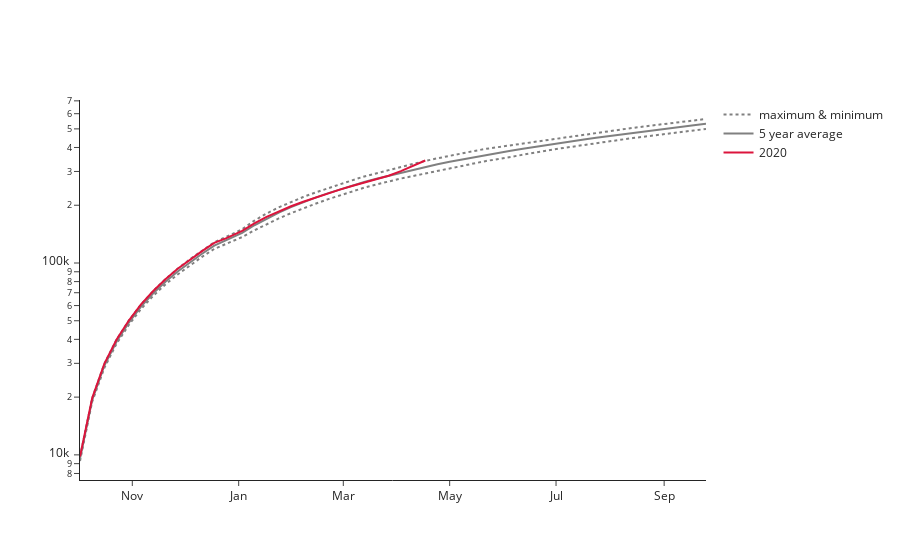

The notebook cell this image was saved under:
### Code cell
#cumulative
fig = go.Figure()

'''
for year in range(2015,2020):
    fig.add_trace(go.Scatter(x=df['Date'], y=df[year],
                        #name=str(year),
                        showlegend=False,
                        line=dict(color='lightgrey')))
'''
fig.add_trace(go.Scatter(x=df['Date'], y=df['max'].cumsum(),
                         name='maximum & minimum',
                        line=dict(color='grey', dash='dot')))
fig.add_trace(go.Scatter(x=df['Date'], y=df['min'].cumsum(),
                         showlegend=False,
                        line=dict(color='grey', dash='dot')))
fig.add_trace(go.Scatter(x=df['Date'], y=df['5yr_avg'].cumsum(),
                         name='5 year average',
                        line=dict(color='grey')))

fig.add_trace(go.Scatter(x=df['Date'], y=df[2020].cumsum(),
                         name='2020',
                        line=dict(color='crimson')))
    
fig.update_layout(xaxis_tickformat='%b',
                 template='simple_white',
                 yaxis_type='log')

fig.show()
